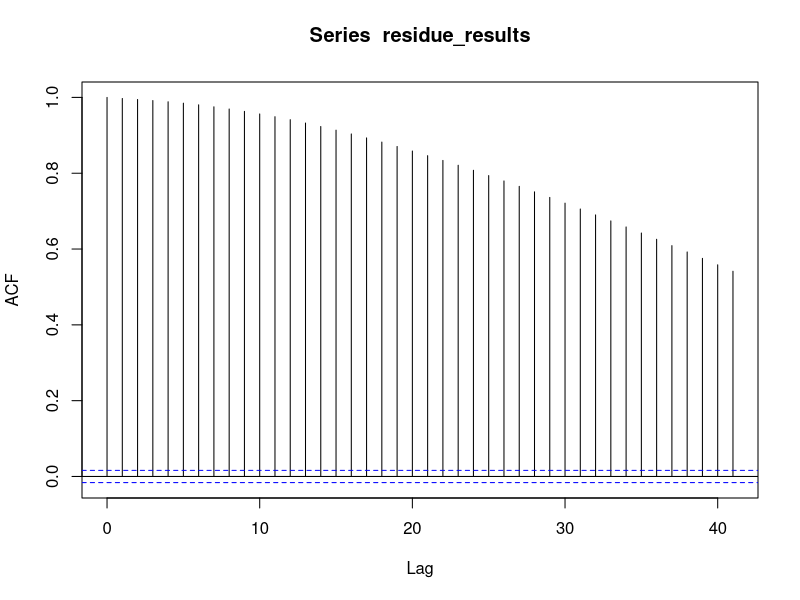
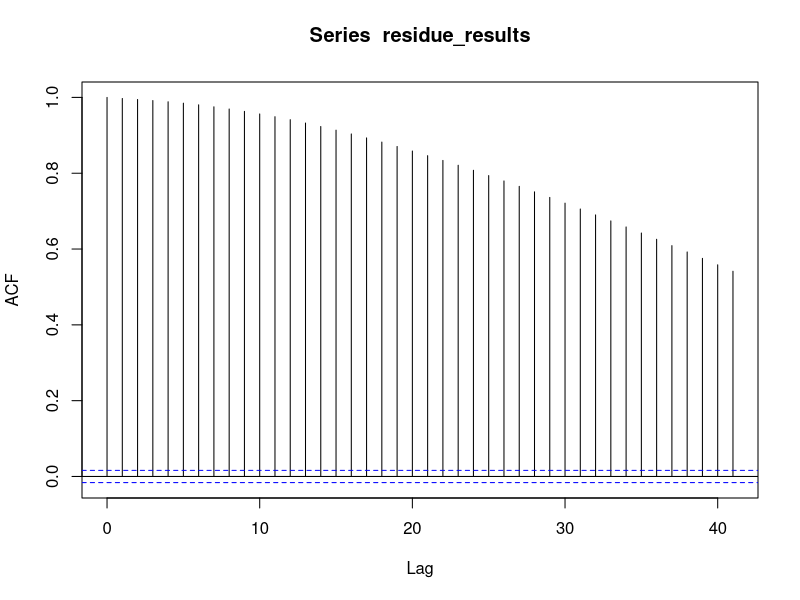
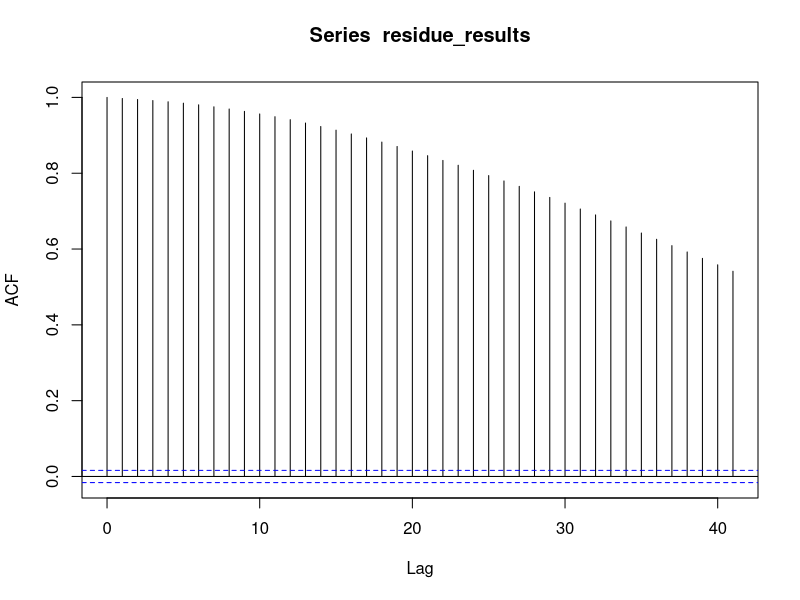

Here is the R script that generated these plots, in order: (Note: this script raises an error after producing the figures.)
mydata <- read.csv("isp_data.csv") # read data into data frame
results=lm(MB ~ t+tsq+Day.of.Week_1+Day.of.Week_2+Day.of.Week_3+Day.of.Week_4+Day.of.Week_5+Day.of.Week_6, data=mydata) # multiple linear regression with t,tsq,dummy variables
residue_results<-results$residuals   # extract residuals from results
acf(residue_results)    # calculate acf plot
c(acf(residue_results)$lag,acf(residue_results)$acf)  # see lags and acf values
ar_results<-Arima(residue_results,order=c(15,0,2))  # develop arima model
ar_residuals<-ar_results$residuals # extract residuals values
mydata2 <- read.csv("isp_data2.csv") # get input data with lags
results2=lm(MB~t+tsq+Day.of.Week_1+Day.of.Week_2+Day.of.Week_3+Day.of.Week_4+Day.of.Week_5+Day.of.Week_6+Lag1+Lag2+Lag3+Lag4+Lag5+Lag6+Lag7+Lag8+Lag9+Lag10+Lag11+Lag12+Lag13+Lag14+Lag15, data=mydata2)  # multiple linear regression with t,tsq,dummy variables AND LAGS
results2_fitted<-results2$fitted.values  # extract fitted values from results2
results_sum<-results2_fitted + ar_residuals # add fitted and error values
plot(mydata$MB,col="red") # plot original graph
lines(results_sum,col="blue") # plot new predicted values